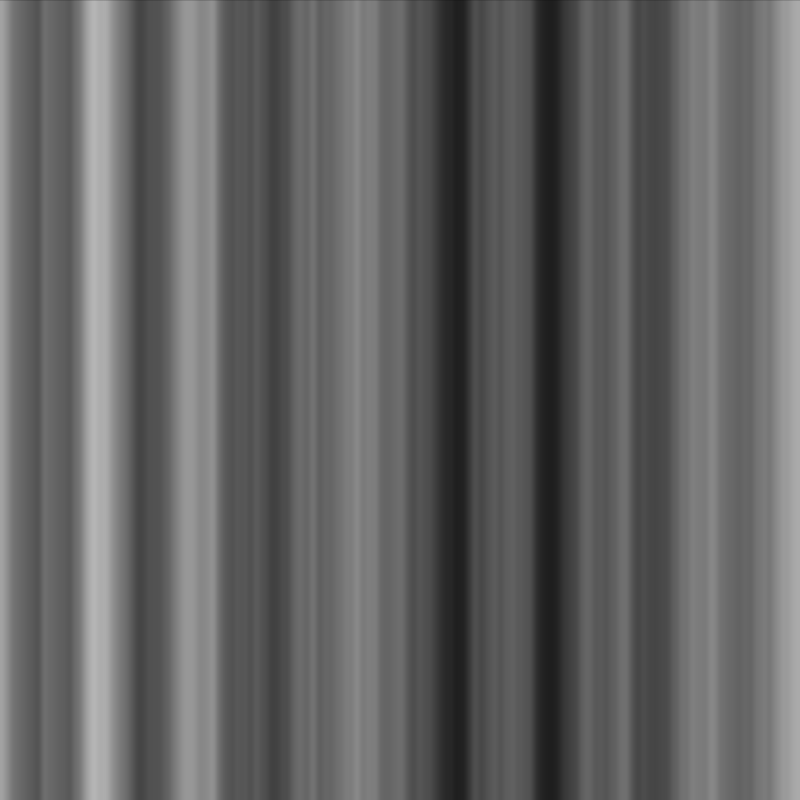
Frame 1 (no input)
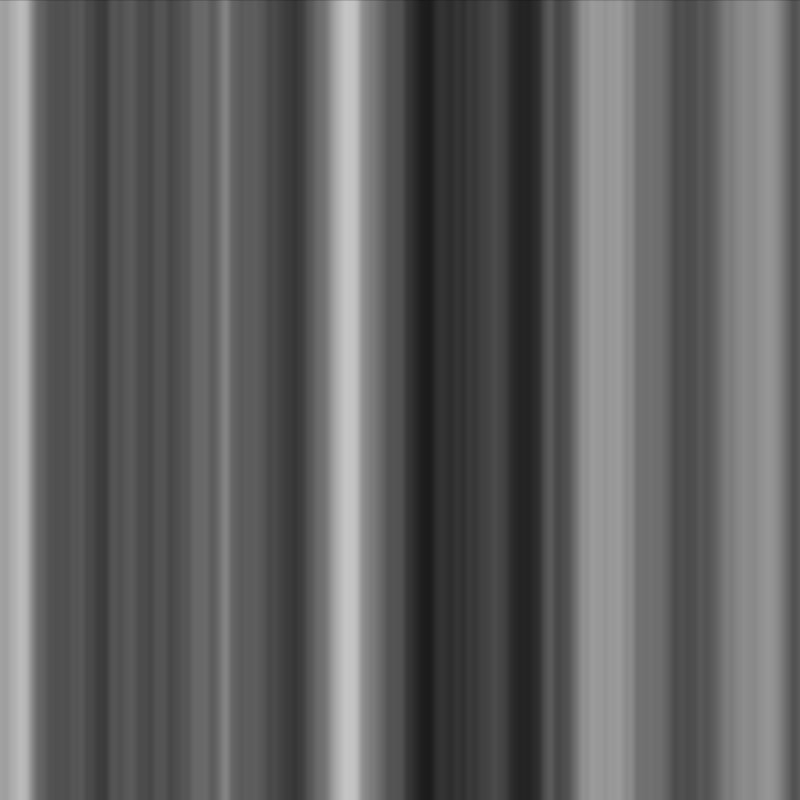
Frame 60 (the mouse pressed at the canvas centre just before this capture)
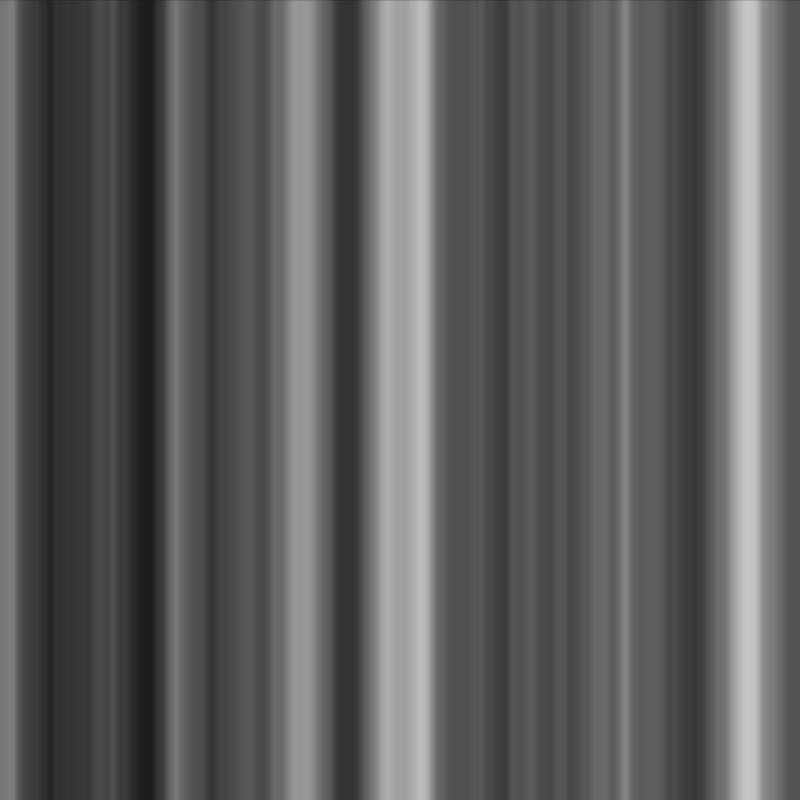
Frame 120 (the mouse held since frame 60 and released just before this capture)

The Processing sketch that drew these frames (run headless with seeded random() and noise(); from frame 60 on, the mouse is pressed at the canvas centre):

// Processing sketch: dorkshop_perlinNoise
// ── dorkshop_perlinNoise.pde
//----------------------------------------------------
// DT Bootcamp 2014, Parsons the New School for Design. 
// Math For Code Dorkshop
// written by Nicole Messier
//----------------------------------------------------


float noiseScale=0.02;

void setup(){
  size(800,800);
}

void draw() {
  background(0);
  for (int x=0; x < width; x++) {
    float noiseVal = noise((mouseX+x)*noiseScale, sin(millis()*0.001));
    stroke(noiseVal*255);
    line(x, 0, x, height);
  }
}
